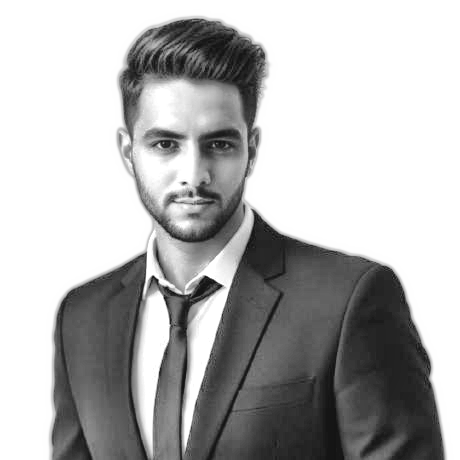
#> input picture source-prepped.png, 460 x 460 px
$ python make_ascii_svg.py
#> lines starting #> are read from the running program, lines starting #| are printed output that depends on the picture
#!/usr/bin/env python3
"""
Convert a portrait photo into a CLEAN, monochrome ASCII-art SVG
style: one light-gray color, subject isolated on a dark background) that "types"
itself in like a terminal, then holds.

Monochrome is deliberate -- per-character rainbow color is what makes ASCII
portraits look noisy. One fill color + a good density ramp + high contrast (so a
busy background washes out to blank) reads as neat and legible.

GitHub renders SVGs embedded via <img> and runs their SMIL animations there (JS
does not run). Each row is revealed with a left-to-right clip wipe plus a small
block cursor riding the wipe edge, staggered top -> bottom, so the whole
portrait prints once and freezes.
"""
import html
import os
import sys
from PIL import Image, ImageEnhance, ImageFilter

HERE = os.path.dirname(os.path.abspath(__file__))
# defaults to the prepped grayscale image (see prep_photo.py)
SRC = sys.argv[1] if len(sys.argv) > 1 else os.path.join(HERE, "..", "source-prepped.png")
OUT = sys.argv[2] if len(sys.argv) > 2 else os.path.join(HERE, "..", "humayun-ascii.svg")

# grid dimensions (~100x53 character grid as specified in guide)
COLS = int(os.environ.get("COLS", 100))
ROWS = int(os.environ.get("ROWS", round(COLS * 53 / 100)))

ART_W_TARGET = 800
CELL_W = ART_W_TARGET / COLS
CELL_H = CELL_W * 15 / 8
ART_W = COLS * CELL_W
ART_H = ROWS * CELL_H

RAMP = " .`:-=+*cs#%@"  # bright (sparse) -> dark (dense); leading space clears bg

# tuning parameters
CONTRAST = 1.05
BRIGHTNESS = 1.0
GAMMA = 1.18          # >1 brightens mids -> face lands in sparser chars
SHARPEN = False
WHITE_FLOOR = 0.80    # luminance above this is forced to blank (space)

PAD = 20
TITLEBAR_H = 30
STATUS_H = 30
CANVAS_W = int(ART_W + PAD * 2)
CANVAS_H = int(TITLEBAR_H + ART_H + STATUS_H + PAD)

BG = "#0d1117"
BG2 = "#111722"
FRAME = "#30363d"
TITLE_TEXT = "#7d8590"
INK = "#c9d1d9"      # the single ascii color
CURSOR = "#c9d1d9"

# timing
ROW_DUR = 0.11
STAGGER = 0.11       # == ROW_DUR -> a single cursor sweeping down

STATIC = bool(os.environ.get("STATIC"))


def generate_ascii_svg():
    src_file = SRC
    if not os.path.exists(src_file):
        # fallback to source-photo if prepped does not exist
        for alt in ["source-photo.png", "source-photo.jpg"]:
            alt_path = os.path.join(HERE, "..", alt)
            if os.path.exists(alt_path):
                src_file = alt_path
                break

    im = Image.open(src_file).convert("L")
#> im is the input picture: PIL image 460x460 L; min 19, max 255, mean 180.2
    if SHARPEN:
        im = im.filter(ImageFilter.UnsharpMask(radius=2, percent=140, threshold=2))
    im = ImageEnhance.Brightness(im).enhance(BRIGHTNESS)
    im = ImageEnhance.Contrast(im).enhance(CONTRAST)
    im = im.resize((COLS, ROWS), Image.LANCZOS)
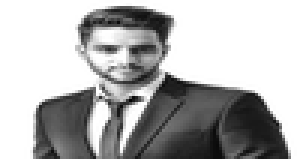
#> im: PIL image 100x53 L (shown 3 times larger); min 1, max 255, mean 177.8
    px = im.load()

    rows_txt = []
    for y in range(ROWS):
        chars = []
        for x in range(COLS):
            lum = px[x, y] / 255.0
            lum = pow(lum, GAMMA)
            if lum >= WHITE_FLOOR:
                chars.append(" ")
                continue
            idx = int((1.0 - lum) * (len(RAMP) - 1) + 0.5)
            idx = max(0, min(len(RAMP) - 1, idx))
            chars.append(RAMP[idx])
        rows_txt.append("".join(chars))
#> after the loop, rows_txt = 53 items

    art_top = TITLEBAR_H + PAD * 0.35

    parts = [
        f'<svg xmlns="http://www.w3.org/2000/svg" width="{CANVAS_W}" height="{CANVAS_H}" '
        f'viewBox="0 0 {CANVAS_W} {CANVAS_H}" font-family="ui-monospace, SFMono-Regular, '
        f'Menlo, Consolas, monospace">',
        '<defs>'
        f'<linearGradient id="bg" x1="0" y1="0" x2="0" y2="1">'
        f'<stop offset="0" stop-color="{BG2}"/><stop offset="1" stop-color="{BG}"/>'
        f'</linearGradient></defs>',
        f'<rect width="{CANVAS_W}" height="{CANVAS_H}" rx="12" fill="url(#bg)"/>',
        f'<rect x="0.5" y="0.5" width="{CANVAS_W-1}" height="{CANVAS_H-1}" rx="12" '
        f'fill="none" stroke="{FRAME}" stroke-width="1"/>',
        f'<line x1="0" y1="{TITLEBAR_H}" x2="{CANVAS_W}" y2="{TITLEBAR_H}" stroke="{FRAME}"/>',
    ]

    for i, dotcol in enumerate(["#ff5f56", "#ffbd2e", "#27c93f"]):
        parts.append(f'<circle cx="{PAD + i*16}" cy="{TITLEBAR_H/2}" r="5" fill="{dotcol}"/>')
    parts.append(f'<text x="{CANVAS_W/2}" y="{TITLEBAR_H/2 + 4}" fill="{TITLE_TEXT}" font-size="12" '
                 f'text-anchor="middle">humayun@github: ~$ ./portrait.sh</text>')

    font_size = CELL_H * 0.86
    for ry, line in enumerate(rows_txt):
        y = art_top + ry * CELL_H + CELL_H * 0.74
        row_y = art_top + ry * CELL_H
        delay = ry * STAGGER
        safe = html.escape(line)
        text = (f'<text xml:space="preserve" x="{PAD}" y="{y:.1f}" fill="{INK}" '
                f'font-size="{font_size:.1f}" textLength="{ART_W:.1f}" lengthAdjust="spacing">{safe}</text>')

        if STATIC:
            parts.append(text)
            continue

        parts.append(
            f'<clipPath id="r{ry}"><rect x="{PAD}" y="{row_y:.1f}" height="{CELL_H:.1f}" width="0">'
            f'<animate attributeName="width" from="0" to="{ART_W:.1f}" begin="{delay:.3f}s" '
            f'dur="{ROW_DUR:.2f}s" fill="freeze"/></rect></clipPath>'
        )
        parts.append(f'<g clip-path="url(#r{ry})">{text}</g>')
        parts.append(
            f'<rect y="{row_y+1:.1f}" width="{CELL_W:.1f}" height="{CELL_H-2:.1f}" fill="{CURSOR}" opacity="0">'
            f'<animate attributeName="x" from="{PAD}" to="{PAD+ART_W:.1f}" begin="{delay:.3f}s" '
            f'dur="{ROW_DUR:.2f}s" fill="freeze"/>'
            f'<set attributeName="opacity" to="0.85" begin="{delay:.3f}s"/>'
            f'<set attributeName="opacity" to="0" begin="{delay+ROW_DUR:.3f}s"/></rect>'
        )
#> this loop made 53 passes
#> (y, row_y, delay) on passes 1 to 12: (48.1, 37, 0), (63.1, 52, 0.11), (78.1, 67, 0.22), (93.1, 82, 0.33), (108.1, 97, 0.44), (123.1, 112, 0.55), (138.1, 127, 0.66), (153.1, 142, 0.77), (168.1, 157, 0.88), (183.1, 172, 0.99), (198.1, 187, 1.1), (213.1, 202, 1.21)
#> after the loop, parts = 168 items

    # status bar with steady blinking cursor
    status_line_y = TITLEBAR_H + ART_H + PAD * 0.35
    status_y = status_line_y + 19
    parts.append(f'<line x1="0" y1="{status_line_y:.1f}" x2="{CANVAS_W}" y2="{status_line_y:.1f}" stroke="{FRAME}"/>')
    parts.append(f'<text x="{PAD}" y="{status_y:.1f}" fill="{TITLE_TEXT}" font-size="13">'
                 f'humayun@github:~$ whoami <tspan fill="{INK}">Humayun Khan</tspan></text>')
    status_chars = len("humayun@github:~$ whoami Humayun Khan ")
    parts.append(f'<rect x="{PAD + status_chars * 13 * 0.6:.1f}" y="{status_y-12:.1f}" width="8" height="14" fill="{INK}">'
                 f'<animate attributeName="opacity" values="1;1;0;0" keyTimes="0;0.5;0.51;1" '
                 f'dur="1s" repeatCount="indefinite"/></rect>')

    parts.append("</svg>")
    svg = "".join(parts)

    with open(OUT, "w", encoding="utf-8") as f:
        f.write(svg)
    print("wrote", OUT, len(svg), "bytes;", CANVAS_W, "x", CANVAS_H)
#| wrote scripts/../humayun-ascii.svg 38443 bytes; 840 x 875

    # also write avi-ascii.svg as alias/compatibility if requested
    avi_alias = os.path.join(HERE, "..", "avi-ascii.svg")
    with open(avi_alias, "w", encoding="utf-8") as f:
        f.write(svg)


if __name__ == "__main__":
    generate_ascii_svg()
